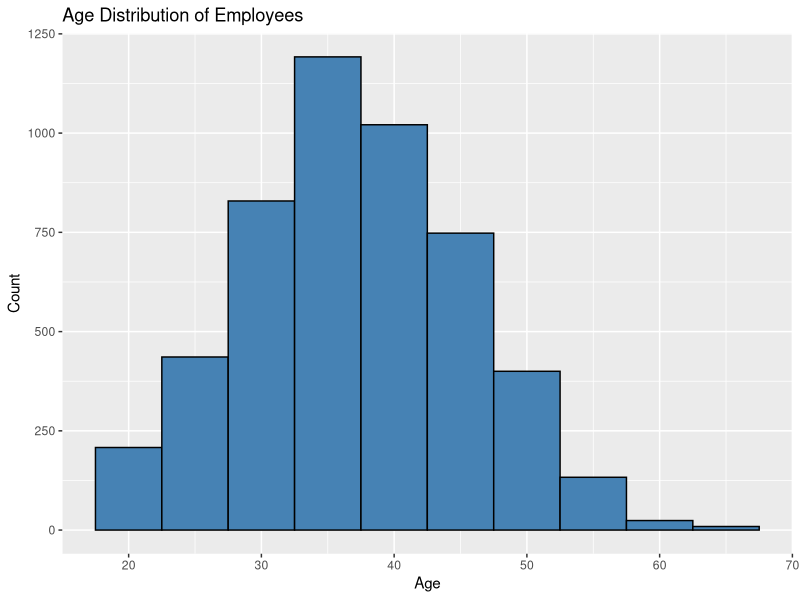
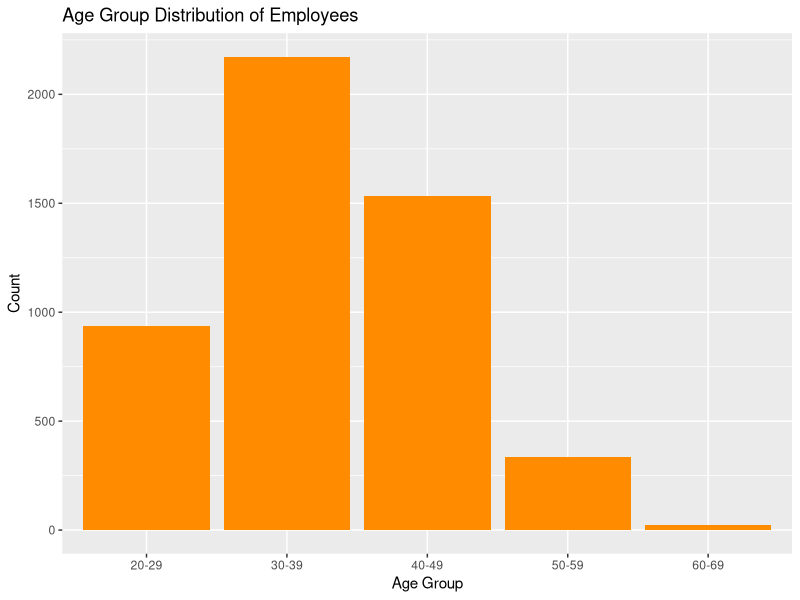
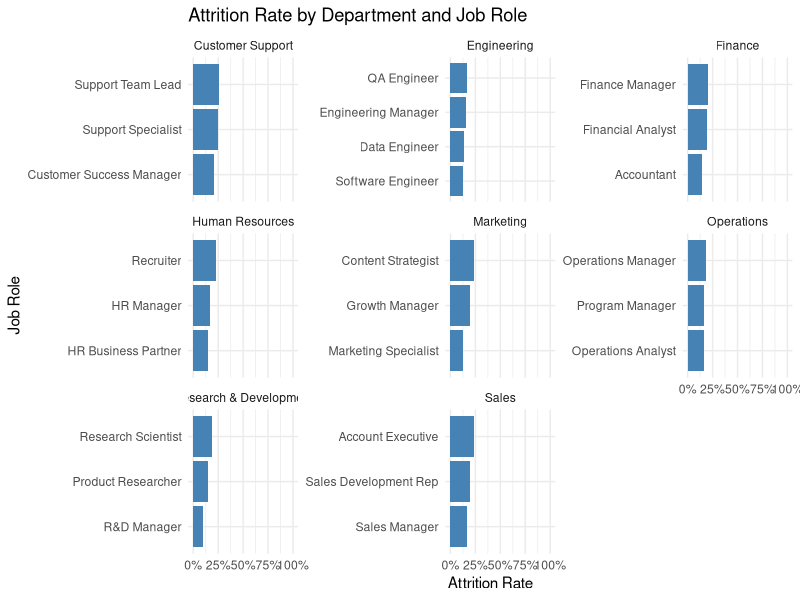

R code for these plots, in order:
employees <- read.csv("employees_analysis.csv")
library(tidyverse)

head(employees)
str(employees)
summary(employees)
dim(employees)
colSums(is.na(employees))
employees <- employees %>%
distinct()

#Average monthly income of employees
#Highest average monthly income by department
employees %>%
group_by(department) %>%
summarise(Average_income = mean(monthly_income)
)%>%
arrange(desc(Average_income))
#no ofemployees in each department
employees %>%
group_by(department) %>%
summarise(total_employee = n()
)%>%
arrange(desc(total_employee))
#employees earning more than 10000
employees %>%
filter(monthly_income>10000)%>%
count(job_role,sort=TRUE)
#age distribution of employees
summary(employees$age)
table(employees$age)
employees$age_group <- cut(employees$age, 
                           breaks = c(20, 30, 40, 50, 60,70),
                           labels = c("20-29", "30-39", "40-49", "50-59", 
                                      "60-69"),right = FALSE)
table(employees$age_group)
#visualise age distribution
#Histogram of age distribution
ggplot(employees,aes(x=age))+
  geom_histogram(binwidth = 5, fill="steelblue", color="black")+
  labs(title="Age Distribution of Employees",x="Age",y="Count")
#bar chart of age group distribution
ggplot(employees,aes(x=age_group))+
    geom_bar(fill="darkorange")+
    labs(title="Age Group Distribution of Employees",x="Age Group",y="Count")

# Department and job-role attrition rate
attrition_by_role <- employees %>%
  group_by(department, job_role) %>%
  summarise(
    total_employees = n(),
    attrition_count = sum(attrition == "Yes"),
    attrition_rate = attrition_count / total_employees,
    .groups = "drop"
  )

# Visualisation of attrition by department and job role
ggplot(attrition_by_role, aes(x = reorder(job_role, attrition_rate),
                              y = attrition_rate)) +
  geom_col(fill = "steelblue") +
  facet_wrap(~ department, scales = "free_y") +
  coord_flip() +
  scale_y_continuous(labels = scales::percent,
                     limits = c(0, 1)) +
  labs(title = "Attrition Rate by Department and Job Role",
       x = "Job Role",
       y = "Attrition Rate") +
  theme_minimal()
